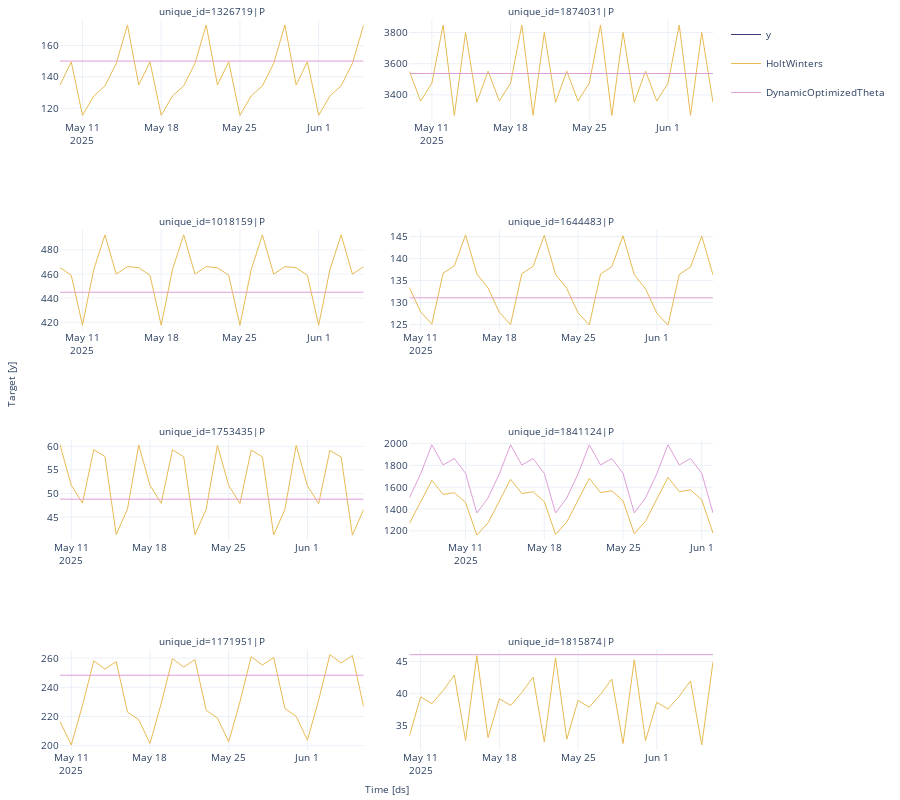

Source (notebook cell):
### Code cell
seasonal_ids = evaluation_rmse_stock.query('best_model == "HoltWinters"')['unique_id']
sf.plot(plot_df, forecasts_df, unique_ids=seasonal_ids, models=["HoltWinters","DynamicOptimizedTheta"], engine='plotly')
